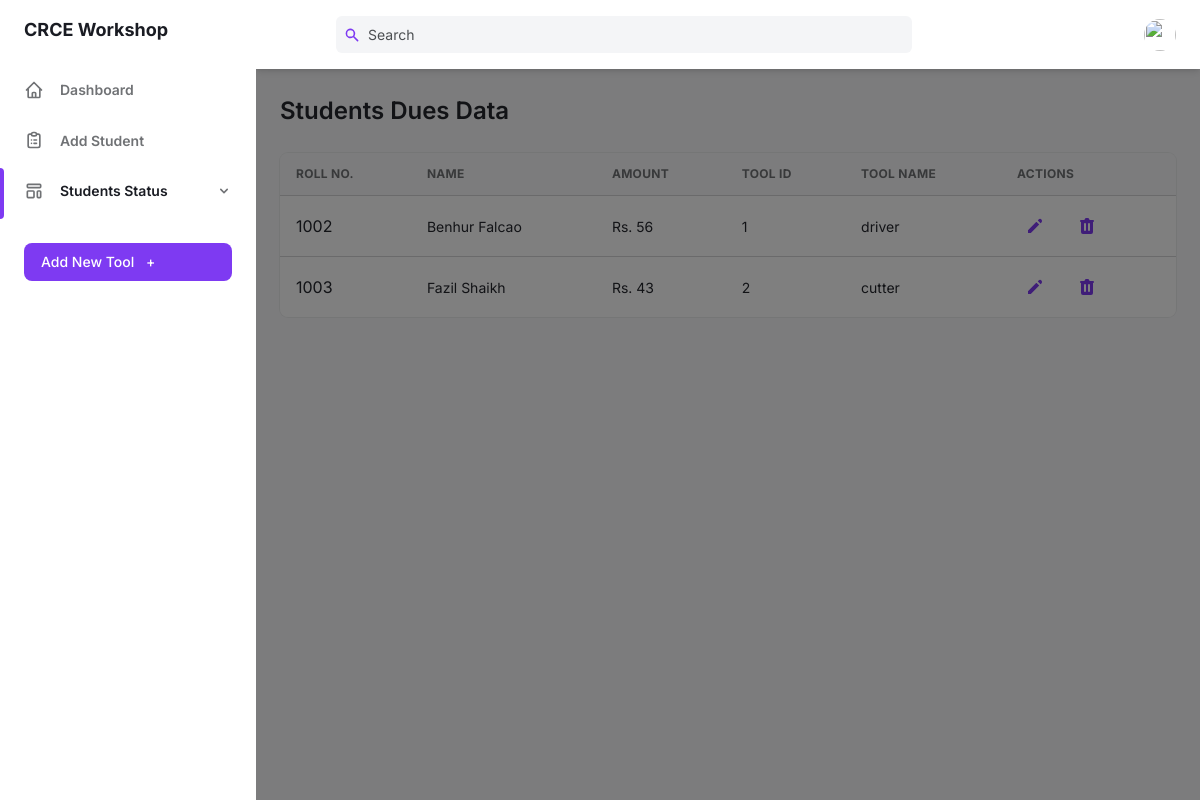
The app's page /teacher-portal/workshop/workshop-dues.php with its own data.
### tables this page shows
CREATE TABLE IF NOT EXISTS `student` (
  `s_id` int NOT NULL AUTO_INCREMENT,
  `branch` varchar(100) NOT NULL,
  `first_name` varchar(100) NOT NULL,
  `last_name` varchar(100) NOT NULL,
  `mother_name` varchar(100) NOT NULL,
  `religion` varchar(100) NOT NULL,
  `gender` varchar(100) NOT NULL,
  `dob` varchar(100) NOT NULL,
  `pob` varchar(100) NOT NULL,
  `s_email` varchar(100) NOT NULL,
  `s_pwd` varchar(100) NOT NULL,
  `phone` varchar(100) NOT NULL,
  `year` varchar(100) NOT NULL,
  `home_stn` varchar(100) NOT NULL,
  `age` varchar(100) NOT NULL,
  `ila` varchar(100) NOT NULL,
  `doa` varchar(100) NOT NULL,
  `reason` varchar(100) NOT NULL,
  `remark` varchar(100) NOT NULL,
  PRIMARY KEY (`s_id`)
);

CREATE TABLE IF NOT EXISTS `student_workshop_map` (
  `sr` int NOT NULL AUTO_INCREMENT,
  `s_id` int NOT NULL,
  `workshopstatus` varchar(100) NOT NULL,
  `too_id` int DEFAULT NULL,
  `dues` varchar(100) DEFAULT NULL,
  `comments` varchar(100) DEFAULT NULL,
  PRIMARY KEY (`sr`),
  KEY `s_id` (`s_id`),
  KEY `too_id` (`too_id`)
);

CREATE TABLE IF NOT EXISTS `workshop` (
  `tool_id` int NOT NULL AUTO_INCREMENT,
  `tool_name` varchar(100) NOT NULL,
  PRIMARY KEY (`tool_id`)
);

### teacher-portal/workshop/workshop-dues.php (the view, shortened to what this page needs)
<!DOCTYPE html>
<html :class="{ 'theme-dark': dark }" x-data="data()" lang="en">
	<head>
		<link rel="stylesheet" href="./assets/css/tailwind.output.css" />
		<link rel="stylesheet" href="https://cdnjs.cloudflare.com/ajax/libs/Chart.js/2.9.3/Chart.min.css"/>
	</head>
	<body>
		<?php
			$conn = mysqli_connect("localhost", "root", "", "crce") or die(mysqli_error($conn));
			$query = "SELECT * FROM student s, student_workshop_map sw, workshop w WHERE s.s_id= sw.s_id and sw.too_id=w.tool_id and sw.dues > 0 ORDER BY sw.s_id";
			$data = mysqli_query($conn, $query);
		?>
		<div class="flex h-screen bg-gray-50 dark:bg-gray-900" :class="{ 'overflow-hidden': isSideMenuOpen }">
				<aside  class="z-20 hidden w-64 overflow-y-auto bg-white dark:bg-gray-800 md:block flex-shrink-0">
				<div class="py-4 text-gray-500 dark:text-gray-400">
					<a class="ml-6 text-lg font-bold text-gray-800 dark:text-gray-200" href="workshop-home.php">
					CRCE Workshop
					</a>
					<ul class="mt-6">
					<li class="relative px-6 py-3">
						<a class="inline-flex items-center w-full text-sm font-semibold transition-colors duration-150 hover:text-gray-800 dark:hover:text-gray-200"
						href="workshop-home.php"
						>
						<span class="ml-4">
							Dashboard
						</span>
						</a>
					</li>
					</ul>
					<ul>
					<li class="relative px-6 py-3">
						<a class="inline-flex items-center w-full text-sm font-semibold transition-colors duration-150 hover:text-gray-800 dark:hover:text-gray-200"
						href="add-student-workshop.php"
						>
						<span class="ml-4">
							Add Student
						</span>
						</a>
					</li>
					</ul>
					<ul>
					<li class="relative px-6 py-3">
						<span class="absolute inset-y-0 left-0 w-1 bg-purple-600 rounded-tr-lg rounded-br-lg" aria-hidden="true"></span>
						<button class="inline-flex items-center justify-between w-full text-sm font-semibold transition-colors duration-150 hover:text-gray-800 dark:hover:text-gray-200" @click="togglePagesMenu" aria-haspopup="true" >
						<span class="inline-flex items-center">
							<span class="ml-4">
							<a class="inline-flex items-center w-full text-sm font-semibold text-gray-800 transition-colors duration-150 hover:text-gray-800 dark:hover:text-gray-200 dark:text-gray-100">
								Students Status
							</a>
							</span>
						</span>
						<svg class="w-4 h-4" aria-hidden="true" fill="currentColor" viewBox="0 0 20 20">
							<path fill-rule="evenodd" d="M5.293 7.293a1 1 0 011.414 0L10 10.586l3.293-3.293a1 1 0 111.414 1.414l-4 4a1 1 0 01-1.414 0l-4-4a1 1 0 010-1.414z" clip-rule="evenodd"></path>
						</svg>
						</button>
					</li>
					</ul>
					<div class="px-6 my-6">
						<button class="flex items-center justify-between w-full px-4 py-2 text-sm font-medium leading-5 text-white transition-colors duration-150 bg-purple-600 border border-transparent rounded-lg active:bg-purple-600 hover:bg-purple-700 focus:outline-none focus:shadow-outline-purple">
							<a href="add-workshop-tool.php">
								Add New Tool <span class="ml-2" aria-hidden="true">+</span>
							</a>
						</button>
					</div>
				</div>
				</aside>
				<div
				x-show="isSideMenuOpen"
				x-transition:enter="transition ease-in-out duration-150"
				x-transition:enter-start="opacity-0"
				x-transition:enter-end="opacity-100"
				x-transition:leave="transition ease-in-out duration-150"
				x-transition:leave-start="opacity-100"
				x-transition:leave-end="opacity-0"
				class="fixed inset-0 z-10 flex items-end bg-black bg-opacity-50 sm:items-center sm:justify-center"
				></div>
			<div class="flex flex-col flex-1 w-full">
				<header class="z-10 py-4 bg-white shadow-md dark:bg-gray-800">
					<div class="container flex items-center justify-between h-full px-6 mx-auto text-purple-600 dark:text-purple-300">
							<div class="search flex justify-center flex-1 lg:mr-32">
								<div class="relative w-full max-w-xl mr-6 focus-within:text-purple-500">
									<div class="absolute inset-y-0 flex items-center pl-2">
										<svg class="w-4 h-4" aria-hidden="true" fill="currentColor" viewBox="0 0 20 20">
										<path
											fill-rule="evenodd"
											d="M8 4a4 4 0 100 8 4 4 0 000-8zM2 8a6 6 0 1110.89 3.476l4.817 4.817a1 1 0 01-1.414 1.414l-4.816-4.816A6 6 0 012 8z"
											clip-rule="evenodd"
										></path>
										</svg>
									</div>
									<input
										class="searchTerm cd-search table-filter w-full pl-8 pr-2 text-sm text-gray-700 placeholder-gray-600 bg-gray-100 border-0 rounded-md dark:placeholder-gray-500 dark:focus:shadow-outline-gray dark:focus:placeholder-gray-600 dark:bg-gray-700 dark:text-gray-200 focus:placeholder-gray-500 focus:bg-white focus:border-purple-300 focus:outline-none focus:shadow-outline-purple form-input"
										type="text"
										placeholder="Search"
										aria-label="Search"
										id="myInput"
										onkeyup="myFunction()"
										data-table="order-table"
									/>
								</div>
							</div>
						<ul class="flex items-center flex-shrink-0 space-x-6">
							<li class="relative">
							<button
								class="align-middle rounded-full focus:shadow-outline-purple focus:outline-none"
								@click="toggleProfileMenu"
								@keydown.escape="closeProfileMenu"
								aria-label="Account"
								aria-haspopup="true"
							>
								<img
								class="object-cover w-8 h-8 rounded-full"
								src="https://images.unsplash.com/photo-1502378735452-bc7d86632805?ixlib=rb-0.3.5&q=80&fm=jpg&crop=entropy&cs=tinysrgb&w=200&fit=max&s=aa3a807e1bbdfd4364d1f449eaa96d82"
								alt=""
								aria-hidden="true"
								/>
							</button>
							</li>
						</ul>
					</div>
				</header>
				<main class="h-full pb-16 overflow-y-auto">
					<div class="container grid px-6 mx-auto">
					<h2 class="my-6 text-2xl font-semibold text-gray-700 dark:text-gray-200"> Students Dues Data</h2>
						<div class="w-full overflow-hidden rounded-lg shadow-xs">
							<div class="w-full overflow-x-auto">
								<table class="order-table w-full whitespace-no-wrap">
								<thead>
									<tr class="text-xs font-semibold tracking-wide text-left text-gray-500 uppercase border-b dark:border-gray-700 bg-gray-50 dark:text-gray-400 dark:bg-gray-800">
									<th class="px-4 py-3">Roll No.</th>
									<th class="px-4 py-3">Name</th>
									<th class="px-4 py-3">Amount</th>
									<th class="px-4 py-3">Tool ID</th>
									<th class="px-4 py-3">Tool Name</th>
									<th class="px-4 py-3">Actions</th>
									</tr>
								</thead>
								<tbody class="bg-white divide-y dark:divide-gray-700 dark:bg-gray-800">
									<?php
										while($result = mysqli_fetch_assoc($data))
										{
											echo"
												<tr class='text-gray-700 dark:text-gray-400'>
													<td class='px-4 py-3'>".$result['s_id']."</td>
													<td class='px-4 py-3 text-sm'>".$result['first_name']." ".$result['last_name']."</td>
													<td class='px-4 py-3 text-sm'>Rs. ".$result['dues']."</td>
													<td class='px-4 py-3 text-sm'>".$result['too_id']."</td>
													<td class='px-4 py-3 text-sm'>".$result['tool_name']."</td>
													<td class='px-4 py-3'>
														<div class='flex items-center space-x-4 text-sm'>
															<button class='flex items-center justify-between px-2 py-2 text-sm font-medium leading-5 text-purple-600 rounded-lg dark:text-gray-400 focus:outline-none focus:shadow-outline-gray' aria-label='Edit'>
																<a href='UpdateWorkshop.php?rollno=$result[s_id]&name=$result[first_name]&tool_id=$result[too_id]'>
																	<svg class='w-5 h-5' aria-hidden='true' fill='currentColor' viewBox='0 0 20 20'>
																		<path d='M13.586 3.586a2 2 0 112.828 2.828l-.793.793-2.828-2.828.793-.793zM11.379 5.793L3 14.172V17h2.828l8.38-8.379-2.83-2.828z'></path>
																	</svg>
																</a>
															</button>
															<button class='flex items-center justify-between px-2 py-2 text-sm font-medium leading-5 text-purple-600 rounded-lg dark:text-gray-400 focus:outline-none focus:shadow-outline-gray' aria-label='Delete'>
																<svg class='w-5 h-5' aria-hidden='true' fill='currentColor' viewBox='0 0 20 20'>
																<path fill-rule='evenodd' d='M9 2a1 1 0 00-.894.553L7.382 4H4a1 1 0 000 2v10a2 2 0 002 2h8a2 2 0 002-2V6a1 1 0 100-2h-3.382l-.724-1.447A1 1 0 0011 2H9zM7 8a1 1 0 012 0v6a1 1 0 11-2 0V8zm5-1a1 1 0 00-1 1v6a1 1 0 102 0V8a1 1 0 00-1-1z' clip-rule='evenodd'></path>
																</svg>
															</button>
														</div>
													</td>
												</tr>";
										}
									?>
								</tbody>
								</table>
							</div>
						</div>
					</div>
				</main>
      		</div>
    	</div>
	</body>
</html>

### records on screen
student: student_workshop_map.s_id "1002", first_name "Benhur", last_name "Falcao", student_workshop_map.dues "56", student_workshop_map.too_id "1", workshop.tool_name "driver"
student: student_workshop_map.s_id "1003", first_name "Fazil", last_name "Shaikh", student_workshop_map.dues "43", student_workshop_map.too_id "2", workshop.tool_name "cutter"
